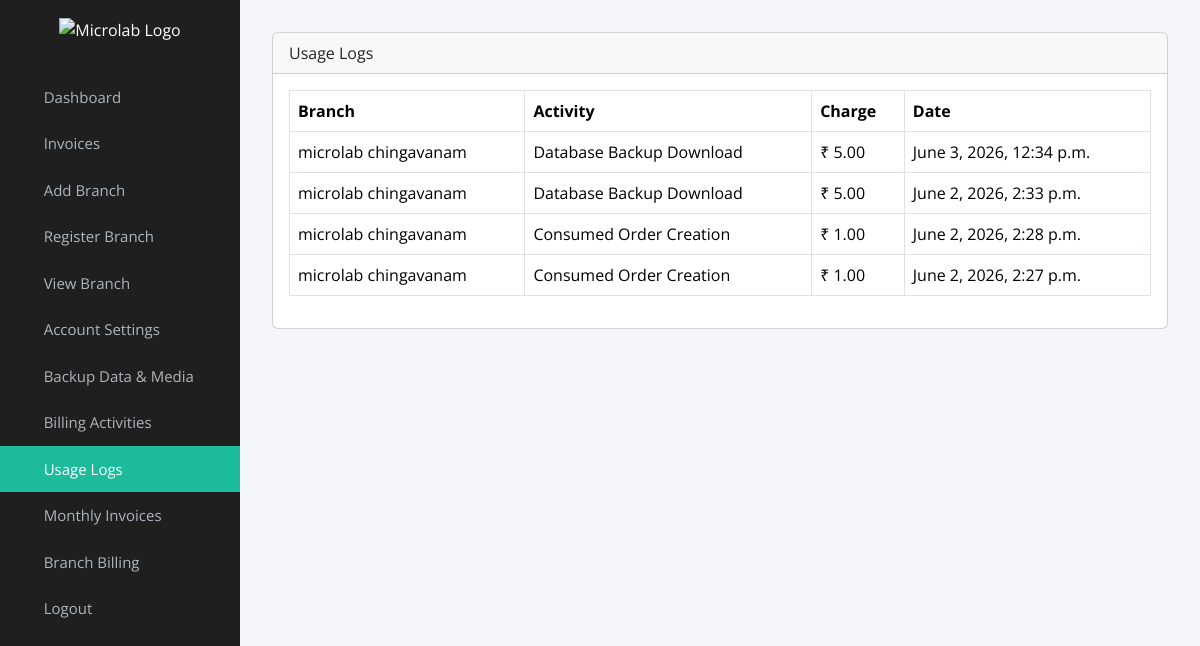
/usage-logs/, run on an earlier commit of the app's database.
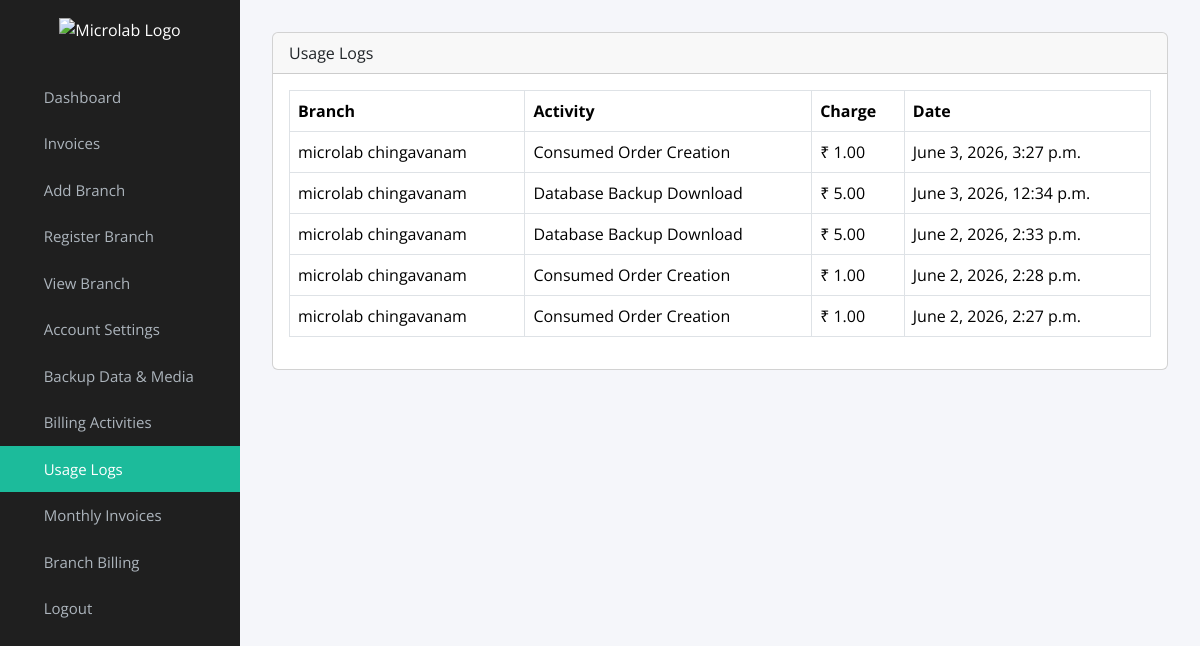
And on a later commit of the database.
### myapp/models.py (models this page shows, shortened)
class UsageLog(models.Model):
    user = models.ForeignKey(
        User,
        on_delete=models.CASCADE
    )
    activity = models.ForeignKey(
        BillingActivity,
        on_delete=models.CASCADE
    )
    quantity = models.PositiveIntegerField(default=1)
    charge_per_unit = models.DecimalField(
        max_digits=10,
        decimal_places=2
    )
    total_charge = models.DecimalField(
        max_digits=12,
        decimal_places=2
    )
    remarks = models.CharField(
        max_length=500,
        blank=True,
        null=True
    )
    created_at = models.DateTimeField(
        auto_now_add=True
    )

class Registration(models.Model):
    First_name = models.CharField(max_length=200, null=True, blank=True)
    Last_name = models.CharField(max_length=200, null=True, blank=True)
    Email = models.EmailField(max_length=200, null=True, blank=True)
    Password = models.CharField(max_length=200, null=True, blank=True)
    Mobile_Number = models.CharField(max_length=200, null=True, blank=True)
    Registration_date = models.DateField(max_length=200, null=True, blank=True)
    Image = models.ImageField(upload_to='logo/', blank=True, null=True)
    gst_num = models.CharField(max_length=200, null=True, blank=True)
    address = models.TextField(max_length=1000, null=True, blank=True)
    User_Agreement = models.BooleanField(default=False)
    User_role = models.CharField(max_length=200, null=True, blank=True)
    created_at = models.DateField(auto_now_add=True, null=True, blank=True)
    user = models.OneToOneField(User, on_delete=models.CASCADE, null=True)
    edit_allowed = models.CharField(
        max_length=200,
        null=True,
        blank=True,
        default="False"
    )
    smtp_host = models.CharField(
        max_length=200,
        null=True,
        blank=True,
        default='smtp.gmail.com'
    )
    smtp_port = models.IntegerField(
        null=True,
        blank=True,
        default=587
    )
    smtp_email = models.EmailField(
        max_length=200,
        null=True,
        blank=True
    )
    smtp_password = models.CharField(
        max_length=500,
        null=True,
        blank=True
    )
    smtp_use_tls = models.BooleanField(default=True)
    payment_status=models.CharField(max_length=200, null=True, blank=True)
    payment_expiry= models.CharField(max_length=200, null=True, blank=True)

class BillingActivity(models.Model):
    name = models.CharField(max_length=200)
    code = models.CharField(
        max_length=100,
        unique=True
    )
    charge = models.DecimalField(
        max_digits=10,
        decimal_places=2,
        default=0
    )
    description = models.TextField(
        blank=True,
        null=True
    )
    is_active = models.BooleanField(default=True)
    created_at = models.DateTimeField(
        auto_now_add=True
    )

### myapp/views.py (the view)
def usage_logs(request):
    logs = UsageLog.objects.select_related(
        'user',
        'activity'
    ).order_by('-created_at')
    return render(
        request,
        'billing/usage_logs.html',
        {
            'logs': logs
        }
    )

### templates/billing/usage_logs.html
{% include 'admin_navbar.html' %}
<div class="main-content">
    <div class="card">
        <div class="card-header">
            Usage Logs
        </div>
        <div class="card-body">
            <table class="table table-bordered">
                <thead>
                    <tr>
                        <th>Branch</th>
                        <th>Activity</th>
                        <th>Charge</th>
                        <th>Date</th>
                    </tr>
                </thead>
                <tbody>
                    {% for log in logs %}
                    <tr>
                        <td>
                            {{ log.user.registration.First_name }}
                        </td>
                        <td>
                            {{ log.activity.name }}
                        </td>
                        <td>
                            ₹ {{ log.total_charge }}
                        </td>
                        <td>
                            {{ log.created_at }}
                        </td>
                    </tr>
                    {% endfor %}
                </tbody>
            </table>
        </div>
    </div>
</div>

What changed in the data, as far as the page shows it:
added UsageLog: user.registration.First_name "microlab chingavanam", activity.name "Consumed Order Creation", total_charge "1.00", created_at "June 3, 2026, 3:27 p.m."
